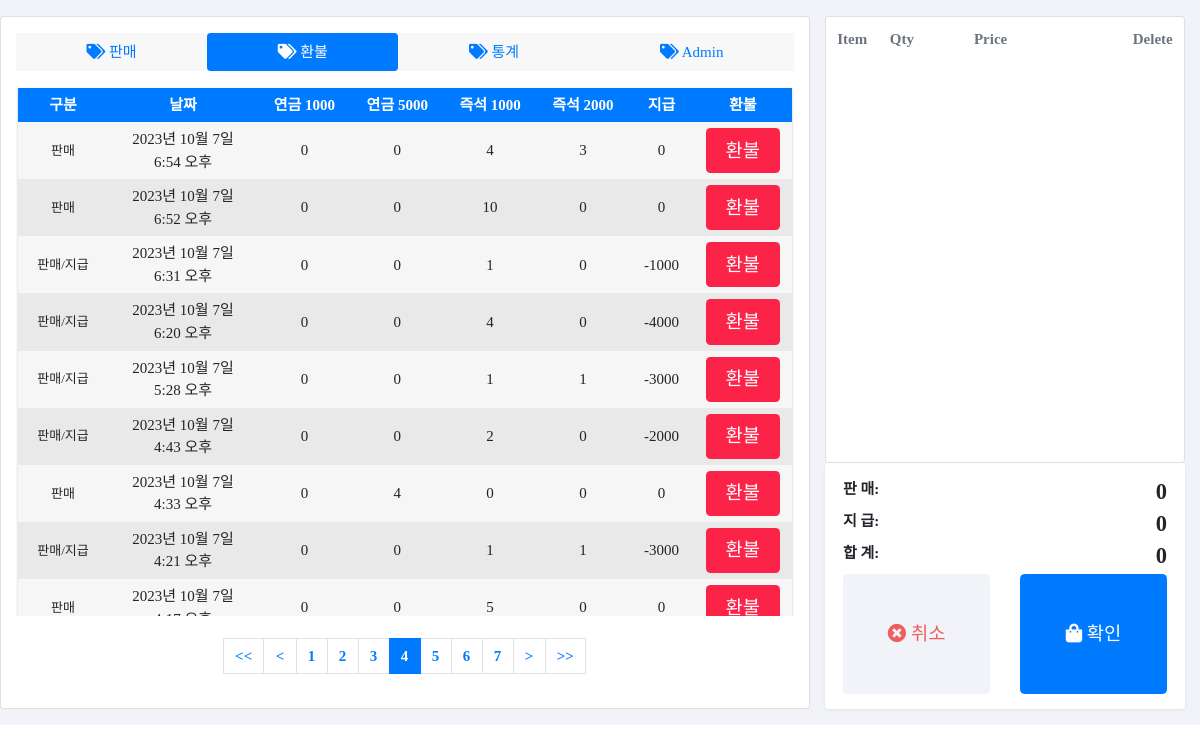
The page /refund/?page=4 on the database its author committed.
### POSApp/models.py (models this page shows)
class POSDB(models.Model):
    seq = models.IntegerField(primary_key=True)
    category = models.CharField(max_length=10, null=True)
    pension_lottery_1000 = models.IntegerField(null=True)
    pension_lottery_5000 = models.IntegerField(null=True)
    instant_lottery_1000 = models.IntegerField(null=True)
    instant_lottery_2000 = models.IntegerField(null=True)
    pension_lottery_1000_Qty = models.IntegerField(null=True)
    pension_lottery_5000_Qty = models.IntegerField(null=True)
    instant_lottery_1000_Qty = models.IntegerField(null=True)
    instant_lottery_2000_Qty = models.IntegerField(null=True)
    sale = models.IntegerField(null=True)
    pay = models.IntegerField(null=True)
    sale_time = models.DateTimeField(null=True)
    daily_sale_start = models.DateTimeField(null=True)
    base_balance = models.IntegerField(null=True)
    ismodify = models.BooleanField(null=True)

### POSApp/views.py (the view, shortened to what this page needs)
# urls.py: path('refund/', views.refund, name="refund"),
def refund(request):
    sale_pay_lists = POSDB.objects.order_by('-seq')
    paginator = Paginator(sale_pay_lists, 20)
    page = request.GET.get('page', 1)  # 페이지
    page_obj = paginator.get_page(page)
    context = {
        'sale_pay_list': page_obj,
    }
    return render(request, 'refund.html', context)

### POSApp/templates/refund.html (shortened to what this page needs)
<!DOCTYPE HTML>
<html lang="en">
{% load static %}
<head>
    <link href="{% static 'assets/css/bootstrap.css' %}" rel="stylesheet" type="text/css" />
    <link href="{% static 'assets/css/ui.css' %}" rel="stylesheet" type="text/css" />
    <link href="{% static 'assets/fonts/fontawesome/css/fontawesome-all.min.css' %}" type="text/css" rel="stylesheet">
    <link href="{% static 'assets/css/OverlayScrollbars.css' %}" type="text/css" rel="stylesheet" />
</head>
<body>
    <section class="section-content padding-y-sm bg-default ">
        <div class="container-fluid">
            <div class="row">
                <div class="col-md-8 card padding-y-sm card ">
                    <ul class="nav bg radius nav-pills nav-fill mb-3 bg" role="tablist">
                        <li class="nav-item">
                            <a class="nav-link" href="{% url 'POSApp:index' %}">
                                <i class="fa fa-tags"></i> 판매</a>
                        </li>
                        <li class="nav-item">
                            <a class="nav-link active show" data-toggle="pill" href="{% url 'POSApp:refund' %}">
                                <i class="fa fa-tags "></i> 환불</a>
                        </li>
                        <li class="nav-item">
                            <a class="nav-link" href="{% url 'POSApp:stock' %}">
                                <i class="fa fa-tags "></i> 통계</a>
                        </li>
                        <li class="nav-item">
                            <a class="nav-link" href="{% url 'POSApp:adminpage' %}">
                                <i class="fa fa-tags "></i> Admin</a>
                        </li>
                    </ul>
                    <form action="{% url 'POSApp:refund' %}" method="POST">
                    <div class="wrapper" style="overflow:scroll; height:530px; text-align:center;">
                        <div class="table_refund">
                            <div class="row_table header">
                                <div class="cell" style="width:90px;">구분</div>
                                <div class="cell" style="width:150px;">날짜</div>
                                <div class="cell">연금 1000</div>
                                <div class="cell">연금 5000</div>
                                <div class="cell">즉석 1000</div>
                                <div class="cell">즉석 2000</div>
                                <div class="cell">지급</div>
                                <div class="cell">환불</div>
                            </div>
                                {% for sale_pay in sale_pay_list %}
                                <div class="row_table">
                                    <div class="cell cell_category" data-title="구분">{{sale_pay.category}}</div>
                                    <div class="cell" data-title="판매시간">{{sale_pay.sale_time}}</div>
                                    <div class="cell" data-title="연금 1000">{{sale_pay.pension_lottery_1000_Qty}}</div>
                                    <div class="cell" data-title="연금 2000">{{sale_pay.pension_lottery_5000_Qty}}</div>
                                    <div class="cell" data-title="즉석 1000">{{sale_pay.instant_lottery_1000_Qty}}</div>
                                    <div class="cell" data-title="즉석 2000">{{sale_pay.instant_lottery_2000_Qty}}</div>
                                    <div class="cell" data-title="지급 금액">{{sale_pay.pay}}</div>
                                    <div class="cell" data-title="환불">
                                        {% if sale_pay.category == "환불" %}
                                        {% elif sale_pay.category == "재고수정"%}
                                        {% elif sale_pay.category == "판매(환불완료)"%}
                                        {% elif sale_pay.category == "지급(환불완료)"%}
                                        {% elif sale_pay.category == "판매/지급(환불완료)"%}
                                        {% else %}
                                        <button class="btn btn-primary_refund btn-lg btn-block" onclick="refund({{forloop.counter0}})">
                                            환불
                                        </button>
                                        {% endif %}
                                    </div>
                                </div>
                                {% endfor %}
                            </div>
                        </div>
                        </form>
                    <br>
                    <div class="pagination_">
                        <ul class="pagination justify-content-center">
                            <li class="page-first">
                            <a class="page-link" href="?{{current_path}}&page=1"><<</a>
                            </li>
                            {% if sale_pay_list.has_previous %}
                            <li class="page-item">
                                <a class="page-link" href="?page={{sale_pay_list.previous_page_number}}"><</a>
                            </li>
                            {% else %}
                            <li class="page-item disabled">
                                <a class="page-link" tabindex="-1" aria-disabled="true" href="#"><</a>
                            </li>
                            {% endif %}
                            {% for page_number in sale_pay_list.paginator.page_range %}
                            {% if page_number >= sale_pay_list.number|add:-3 and page_number <= sale_pay_list.number|add:3 %}
                                {% if page_number == sale_pay_list.number %}
                                <li class="page-item active" aria-current="page">
                                    <a class="page-link" href="?page={{page_number}}"style="background:#007bff;font-weight: bold;">{{page_number}}</a>
                                <li>
                                {% else %}
                                <li class="page-item">
                                    <a class="page-link" href="?page={{page_number}}">{{page_number}}</a>
                                </li>
                                {% endif %}
                            {% endif %}
                            {% endfor %}
                            {% if sale_pay_list.has_next %}
                            <li class="page-item">
                                <a class="page-link" href="?page={{sale_pay_list.next_page_number}}">></a>
                            </li>
                            {% else %}
                            <li class="page-item disabled">
                                <a class="page-link" tabindex="-1" aria-disabled="true" href="#">></a>
                            </li>
                            {% endif %}
                            <li class="page-first">
                                <a class="page-link" href="?page={{sale_pay_list.paginator.num_pages}}">>></a>
                            </li>
                        </ul>
                    </div>
                    </div>
                <div class="col-md-4">
                    <div class="card">
                        <span id="cart">
                            <form action="{% url 'POSApp:index' %}" method="POST">
                                <table class="table table-hover shopping-cart-wrap">
                                    <thead class="text-muted">
                                        <tr>
                                            <th scope="col">Item</th>
                                            <th scope="col" width="120">Qty</th>
                                            <th scope="col" width="120">Price</th>
                                            <th scope="col" class="text-right" width="200">Delete</th>
                                        </tr>
                                    </thead>
                                </table>
                            </form>
                        </span>
                    </div>
                    <div class="box">
                        <dl class="dlist-align">
                            <dt>판 매:</dt>
                            <dd class="text-right h4 b total_sale">0</dd>
                        </dl>
                        <dl class="dlist-align">
                            <dt>지 급:</dt>
                            <dd class="text-right h4 b total_pay">0</dd>
                        </dl>
                        <dl class="dlist-align">
                            <dt>합 계:</dt>
                            <dd class="text-right h4 b total">0</dd>
                        </dl>
                        <div class="row">
                            <div class="col-md-6">
                                <button class="btn  btn-default btn-error btn-lg btn-block btn-custom" onclick="location.href='{% url 'POSApp:index' %}'"><i
                                        class="fa fa-times-circle "></i> 취소 </button>
                            </div>
                            <div class="col-md-6">
                                <button class="btn  btn-primary btn-lg btn-block btn-custom" onclick=""><i
                                        class="fa fa-shopping-bag"></i>
                                    확인 </button>
                            </div>
                        </div>
                    </div>
                </div>
            </div>
        </div>
    </section>
</body>
</html>

### POSApp/static/assets/css/ui.css (style rules this page uses)
html { font-size: 15px; }
.padding-y-sm { padding-top: 16px; padding-bottom: 16px; }
.bg { background-color: #f8f8f8 !important; }
.b { font-weight: 600; }
[class*="dlist-"] { margin-bottom: 5px; }
[class*="dlist-"] dd { margin-bottom: 0; }
.dlist-align dt { width: 90px; float: left; word-wrap: break-word; }
.dlist-align dd { margin-left: 120px; vertical-align: baseline; }
.shopping-cart-wrap thead th { border-top: 0; border-bottom: 0; }
.box { padding: 1rem 1.2rem; display: block; background: #fff; border-radius: 0.2rem; -webkit-box-shadow: 0 1px 3px rgba(51, 51, 51, 0.1); box-shadow: 0 1px 3px rgba(51, 51, 51, 0.1); }
.col-md-8 { flex: 0 0 67.5%; max-width: 67.5%; }
.col-md-4 { flex: 0 0 32.5%; max-width: 32.5%; }
.btn-custom { height: 120px; }

### POSApp/static/assets/css/OverlayScrollbars.css (style rules this page uses)
.os-host, .os-host-textarea { position: relative; overflow: visible !important; -webkit-box-orient: vertical; -webkit-box-direction: normal; -ms-flex-direction: column; flex-direction: column; -ms-flex-wrap: nowrap; flex-wrap: nowrap; -webkit-box-pack: start; -ms-flex-pack: start; justify-content: flex-start; -ms-flex-line-pack: start; align-content: flex-start; -webkit-box-align: start; -ms-flex-align: start; -ms-grid-row-align: flex-start; align-items: flex-start; }

### POSApp/templates/refund.html (style rules this page uses)
.bg-default, .btn-default { background-color: #f2f3f8; }
.btn-error { color: #ef5f5f; }
body { font-family: "Pretended"; font-size: 15px; }
.cell_category { font-size: 13px; }
body { -webkit-font-smoothing: antialiased; font-smoothing: antialiased; }
.wrapper { margin: 0 auto; padding: 2px; max-width: 800px; }
.table_refund { margin: 0 0 40px 0; width: 100%; box-shadow: 0 1px 3px rgba(0, 0, 0, 0.2); display: table; }
.row_table { display: table-row; background: #f6f6f6; }
.row_table:nth-of-type(odd) { background: #e9e9e9; }
.row_table.header { font-weight: 900; color: #ffffff; background: #007bff; }
.cell { padding: 6px 12px; display: table-cell; vertical-align:middle; }
.btn-primary_refund { background-color: #fc2348; color: #ffffff; }
.page-link { color: #007bff; font-weight: bold; }

### rows shown on the page
POSDB: category "판매", sale_time "2023년 10월 7일 6:54 오후", pension_lottery_1000_Qty "0", pension_lottery_5000_Qty "0", instant_lottery_1000_Qty "4", instant_lottery_2000_Qty "3", pay "0"
POSDB: category "판매", sale_time "2023년 10월 7일 6:52 오후", pension_lottery_1000_Qty "0", pension_lottery_5000_Qty "0", instant_lottery_1000_Qty "10", instant_lottery_2000_Qty "0", pay "0"
POSDB: category "판매/지급", sale_time "2023년 10월 7일 6:31 오후", pension_lottery_1000_Qty "0", pension_lottery_5000_Qty "0", instant_lottery_1000_Qty "1", instant_lottery_2000_Qty "0", pay "-1000"
POSDB: category "판매/지급", sale_time "2023년 10월 7일 6:20 오후", pension_lottery_1000_Qty "0", pension_lottery_5000_Qty "0", instant_lottery_1000_Qty "4", instant_lottery_2000_Qty "0", pay "-4000"
POSDB: category "판매/지급", sale_time "2023년 10월 7일 5:28 오후", pension_lottery_1000_Qty "0", pension_lottery_5000_Qty "0", instant_lottery_1000_Qty "1", instant_lottery_2000_Qty "1", pay "-3000"
POSDB: category "판매/지급", sale_time "2023년 10월 7일 4:43 오후", pension_lottery_1000_Qty "0", pension_lottery_5000_Qty "0", instant_lottery_1000_Qty "2", instant_lottery_2000_Qty "0", pay "-2000"
POSDB: category "판매", sale_time "2023년 10월 7일 4:33 오후", pension_lottery_1000_Qty "0", pension_lottery_5000_Qty "4", instant_lottery_1000_Qty "0", instant_lottery_2000_Qty "0", pay "0"
POSDB: category "판매/지급", sale_time "2023년 10월 7일 4:21 오후", pension_lottery_1000_Qty "0", pension_lottery_5000_Qty "0", instant_lottery_1000_Qty "1", instant_lottery_2000_Qty "1", pay "-3000"
POSDB: category "판매", sale_time "2023년 10월 7일…", pension_lottery_1000_Qty "0", pension_lottery_5000_Qty "0", instant_lottery_1000_Qty "5", instant_lottery_2000_Qty "0", pay "0"

### other values the page prints
{{ page_number }} "1" "2" "3" "5" "6" "7"
{{ page_number }} "4"
